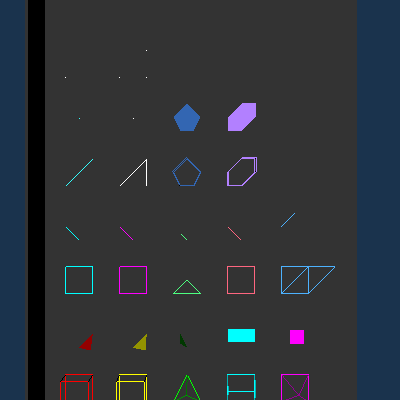

Write Python code to recreate this figure.
#!/usr/bin/env python

# Contour every standard cell type (voxel, hexahedron, tetra, wedge,
# pyramid, pixel, quad, triangle, polygon, triangle strip, line,
# polyline, vertex, polyvertex, pentagonal prism, hexagonal prism)
# with wireframe and contour actors on a backdrop.

# Factory overrides
import vtkmodules.vtkInteractionStyle  # noqa: F401
import vtkmodules.vtkRenderingOpenGL2  # noqa: F401

from vtkmodules.vtkCommonCore import (
    vtkFloatArray,
    vtkPoints,
)
from vtkmodules.vtkCommonDataModel import (
    vtkHexagonalPrism,
    vtkHexahedron,
    vtkLine,
    vtkPentagonalPrism,
    vtkPixel,
    vtkPolyLine,
    vtkPolyVertex,
    vtkPolygon,
    vtkPyramid,
    vtkQuad,
    vtkTetra,
    vtkTriangle,
    vtkTriangleStrip,
    vtkUnstructuredGrid,
    vtkVertex,
    vtkVoxel,
    vtkWedge,
)
from vtkmodules.vtkFiltersCore import vtkContourFilter
from vtkmodules.vtkFiltersSources import vtkCubeSource
from vtkmodules.vtkRenderingCore import (
    vtkActor,
    vtkDataSetMapper,
    vtkPolyDataMapper,
    vtkRenderWindow,
    vtkRenderWindowInteractor,
    vtkRenderer,
)

# Remove all cullers so single vertex actors will render
renderer = vtkRenderer()
renderer.GetCullers().RemoveAllItems()

# --- Voxel ---
voxel_points = vtkPoints()
voxel_points.SetNumberOfPoints(8)
voxel_points.InsertPoint(0, 0, 0, 0)
voxel_points.InsertPoint(1, 1, 0, 0)
voxel_points.InsertPoint(2, 0, 1, 0)
voxel_points.InsertPoint(3, 1, 1, 0)
voxel_points.InsertPoint(4, 0, 0, 1)
voxel_points.InsertPoint(5, 1, 0, 1)
voxel_points.InsertPoint(6, 0, 1, 1)
voxel_points.InsertPoint(7, 1, 1, 1)
voxel_scalars = vtkFloatArray()
voxel_scalars.SetNumberOfTuples(8)
for i, v in enumerate([0, 1, 0, 0, 0, 0, 0, 0]):
    voxel_scalars.InsertValue(i, v)
a_voxel = vtkVoxel()
for i in range(8):
    a_voxel.GetPointIds().SetId(i, i)
a_voxel_grid = vtkUnstructuredGrid()
a_voxel_grid.Allocate(1, 1)
a_voxel_grid.InsertNextCell(a_voxel.GetCellType(), a_voxel.GetPointIds())
a_voxel_grid.SetPoints(voxel_points)
a_voxel_grid.GetPointData().SetScalars(voxel_scalars)
voxel_contours = vtkContourFilter()
voxel_contours.SetInputData(a_voxel_grid)
voxel_contours.SetValue(0, 0.5)
a_voxel_contour_mapper = vtkDataSetMapper()
a_voxel_contour_mapper.SetInputConnection(voxel_contours.GetOutputPort())
a_voxel_contour_mapper.ScalarVisibilityOff()
a_voxel_mapper = vtkDataSetMapper()
a_voxel_mapper.SetInputData(a_voxel_grid)
a_voxel_mapper.ScalarVisibilityOff()
a_voxel_actor = vtkActor()
a_voxel_actor.SetMapper(a_voxel_mapper)
a_voxel_actor.GetProperty().SetRepresentationToWireframe()
a_voxel_contour_actor = vtkActor()
a_voxel_contour_actor.SetMapper(a_voxel_contour_mapper)
a_voxel_contour_actor.GetProperty().BackfaceCullingOn()

# --- Hexahedron ---
hex_points = vtkPoints()
hex_points.SetNumberOfPoints(8)
hex_points.InsertPoint(0, 0, 0, 0)
hex_points.InsertPoint(1, 1, 0, 0)
hex_points.InsertPoint(2, 1, 1, 0)
hex_points.InsertPoint(3, 0, 1, 0)
hex_points.InsertPoint(4, 0, 0, 1)
hex_points.InsertPoint(5, 1, 0, 1)
hex_points.InsertPoint(6, 1, 1, 1)
hex_points.InsertPoint(7, 0, 1, 1)
hex_scalars = vtkFloatArray()
hex_scalars.SetNumberOfTuples(8)
for i, v in enumerate([0, 1, 0, 0, 0, 0, 0, 0]):
    hex_scalars.InsertValue(i, v)
a_hex = vtkHexahedron()
for i in range(8):
    a_hex.GetPointIds().SetId(i, i)
a_hex_grid = vtkUnstructuredGrid()
a_hex_grid.Allocate(1, 1)
a_hex_grid.InsertNextCell(a_hex.GetCellType(), a_hex.GetPointIds())
a_hex_grid.SetPoints(hex_points)
a_hex_grid.GetPointData().SetScalars(hex_scalars)
hex_contours = vtkContourFilter()
hex_contours.SetInputData(a_hex_grid)
hex_contours.SetValue(0, 0.5)
a_hex_contour_mapper = vtkDataSetMapper()
a_hex_contour_mapper.SetInputConnection(hex_contours.GetOutputPort())
a_hex_contour_mapper.ScalarVisibilityOff()
a_hex_mapper = vtkDataSetMapper()
a_hex_mapper.SetInputData(a_hex_grid)
a_hex_mapper.ScalarVisibilityOff()
a_hex_actor = vtkActor()
a_hex_actor.SetMapper(a_hex_mapper)
a_hex_actor.GetProperty().BackfaceCullingOn()
a_hex_actor.GetProperty().SetRepresentationToWireframe()
a_hex_contour_actor = vtkActor()
a_hex_contour_actor.SetMapper(a_hex_contour_mapper)
a_hex_contour_actor.GetProperty().BackfaceCullingOn()

# --- Tetra ---
tetra_points = vtkPoints()
tetra_points.SetNumberOfPoints(4)
tetra_points.InsertPoint(0, 0, 0, 0)
tetra_points.InsertPoint(1, 1, 0, 0)
tetra_points.InsertPoint(2, 0.5, 1, 0)
tetra_points.InsertPoint(3, 0.5, 0.5, 1)
tetra_scalars = vtkFloatArray()
tetra_scalars.SetNumberOfTuples(4)
for i, v in enumerate([1, 0, 0, 0]):
    tetra_scalars.InsertValue(i, v)
a_tetra = vtkTetra()
for i in range(4):
    a_tetra.GetPointIds().SetId(i, i)
a_tetra_grid = vtkUnstructuredGrid()
a_tetra_grid.Allocate(1, 1)
a_tetra_grid.InsertNextCell(a_tetra.GetCellType(), a_tetra.GetPointIds())
a_tetra_grid.SetPoints(tetra_points)
a_tetra_grid.GetPointData().SetScalars(tetra_scalars)
tetra_contours = vtkContourFilter()
tetra_contours.SetInputData(a_tetra_grid)
tetra_contours.SetValue(0, 0.5)
a_tetra_contour_mapper = vtkDataSetMapper()
a_tetra_contour_mapper.SetInputConnection(tetra_contours.GetOutputPort())
a_tetra_contour_mapper.ScalarVisibilityOff()
a_tetra_mapper = vtkDataSetMapper()
a_tetra_mapper.SetInputData(a_tetra_grid)
a_tetra_mapper.ScalarVisibilityOff()
a_tetra_contour_actor = vtkActor()
a_tetra_contour_actor.SetMapper(a_tetra_contour_mapper)
a_tetra_actor = vtkActor()
a_tetra_actor.SetMapper(a_tetra_mapper)
a_tetra_actor.GetProperty().SetRepresentationToWireframe()

# --- Wedge ---
wedge_points = vtkPoints()
wedge_points.SetNumberOfPoints(6)
wedge_points.InsertPoint(0, 0, 1, 0)
wedge_points.InsertPoint(1, 0, 0, 0)
wedge_points.InsertPoint(2, 0, 0.5, 0.5)
wedge_points.InsertPoint(3, 1, 1, 0)
wedge_points.InsertPoint(4, 1, 0, 0)
wedge_points.InsertPoint(5, 1, 0.5, 0.5)
wedge_scalars = vtkFloatArray()
wedge_scalars.SetNumberOfTuples(6)
for i, v in enumerate([1, 1, 0, 1, 1, 0]):
    wedge_scalars.InsertValue(i, v)
a_wedge = vtkWedge()
for i in range(6):
    a_wedge.GetPointIds().SetId(i, i)
a_wedge_grid = vtkUnstructuredGrid()
a_wedge_grid.Allocate(1, 1)
a_wedge_grid.InsertNextCell(a_wedge.GetCellType(), a_wedge.GetPointIds())
a_wedge_grid.SetPoints(wedge_points)
a_wedge_grid.GetPointData().SetScalars(wedge_scalars)
wedge_contours = vtkContourFilter()
wedge_contours.SetInputData(a_wedge_grid)
wedge_contours.SetValue(0, 0.5)
a_wedge_contour_mapper = vtkDataSetMapper()
a_wedge_contour_mapper.SetInputConnection(wedge_contours.GetOutputPort())
a_wedge_contour_mapper.ScalarVisibilityOff()
a_wedge_mapper = vtkDataSetMapper()
a_wedge_mapper.SetInputData(a_wedge_grid)
a_wedge_mapper.ScalarVisibilityOff()
a_wedge_contour_actor = vtkActor()
a_wedge_contour_actor.SetMapper(a_wedge_contour_mapper)
a_wedge_actor = vtkActor()
a_wedge_actor.SetMapper(a_wedge_mapper)
a_wedge_actor.GetProperty().SetRepresentationToWireframe()

# --- Pyramid ---
pyramid_points = vtkPoints()
pyramid_points.SetNumberOfPoints(5)
pyramid_points.InsertPoint(0, 0, 0, 0)
pyramid_points.InsertPoint(1, 1, 0, 0)
pyramid_points.InsertPoint(2, 1, 1, 0)
pyramid_points.InsertPoint(3, 0, 1, 0)
pyramid_points.InsertPoint(4, 0.5, 0.5, 1)
pyramid_scalars = vtkFloatArray()
pyramid_scalars.SetNumberOfTuples(5)
for i, v in enumerate([1, 1, 1, 1, 0]):
    pyramid_scalars.InsertValue(i, v)
a_pyramid = vtkPyramid()
for i in range(5):
    a_pyramid.GetPointIds().SetId(i, i)
a_pyramid_grid = vtkUnstructuredGrid()
a_pyramid_grid.Allocate(1, 1)
a_pyramid_grid.InsertNextCell(a_pyramid.GetCellType(), a_pyramid.GetPointIds())
a_pyramid_grid.SetPoints(pyramid_points)
a_pyramid_grid.GetPointData().SetScalars(pyramid_scalars)
pyramid_contours = vtkContourFilter()
pyramid_contours.SetInputData(a_pyramid_grid)
pyramid_contours.SetValue(0, 0.5)
a_pyramid_contour_mapper = vtkDataSetMapper()
a_pyramid_contour_mapper.SetInputConnection(pyramid_contours.GetOutputPort())
a_pyramid_contour_mapper.ScalarVisibilityOff()
a_pyramid_mapper = vtkDataSetMapper()
a_pyramid_mapper.SetInputData(a_pyramid_grid)
a_pyramid_mapper.ScalarVisibilityOff()
a_pyramid_contour_actor = vtkActor()
a_pyramid_contour_actor.SetMapper(a_pyramid_contour_mapper)
a_pyramid_actor = vtkActor()
a_pyramid_actor.SetMapper(a_pyramid_mapper)
a_pyramid_actor.GetProperty().SetRepresentationToWireframe()

# --- Pixel ---
pixel_points = vtkPoints()
pixel_points.SetNumberOfPoints(4)
pixel_points.InsertPoint(0, 0, 0, 0)
pixel_points.InsertPoint(1, 1, 0, 0)
pixel_points.InsertPoint(2, 0, 1, 0)
pixel_points.InsertPoint(3, 1, 1, 0)
pixel_scalars = vtkFloatArray()
pixel_scalars.SetNumberOfTuples(4)
for i, v in enumerate([1, 0, 0, 0]):
    pixel_scalars.InsertValue(i, v)
a_pixel = vtkPixel()
for i in range(4):
    a_pixel.GetPointIds().SetId(i, i)
a_pixel_grid = vtkUnstructuredGrid()
a_pixel_grid.Allocate(1, 1)
a_pixel_grid.InsertNextCell(a_pixel.GetCellType(), a_pixel.GetPointIds())
a_pixel_grid.SetPoints(pixel_points)
a_pixel_grid.GetPointData().SetScalars(pixel_scalars)
pixel_contours = vtkContourFilter()
pixel_contours.SetInputData(a_pixel_grid)
pixel_contours.SetValue(0, 0.5)
a_pixel_contour_mapper = vtkDataSetMapper()
a_pixel_contour_mapper.SetInputConnection(pixel_contours.GetOutputPort())
a_pixel_contour_mapper.ScalarVisibilityOff()
a_pixel_mapper = vtkDataSetMapper()
a_pixel_mapper.SetInputData(a_pixel_grid)
a_pixel_mapper.ScalarVisibilityOff()
a_pixel_contour_actor = vtkActor()
a_pixel_contour_actor.SetMapper(a_pixel_contour_mapper)
a_pixel_actor = vtkActor()
a_pixel_actor.SetMapper(a_pixel_mapper)
a_pixel_actor.GetProperty().BackfaceCullingOn()
a_pixel_actor.GetProperty().SetRepresentationToWireframe()

# --- Quad ---
quad_points = vtkPoints()
quad_points.SetNumberOfPoints(4)
quad_points.InsertPoint(0, 0, 0, 0)
quad_points.InsertPoint(1, 1, 0, 0)
quad_points.InsertPoint(2, 1, 1, 0)
quad_points.InsertPoint(3, 0, 1, 0)
quad_scalars = vtkFloatArray()
quad_scalars.SetNumberOfTuples(4)
for i, v in enumerate([1, 0, 0, 0]):
    quad_scalars.InsertValue(i, v)
a_quad = vtkQuad()
for i in range(4):
    a_quad.GetPointIds().SetId(i, i)
a_quad_grid = vtkUnstructuredGrid()
a_quad_grid.Allocate(1, 1)
a_quad_grid.InsertNextCell(a_quad.GetCellType(), a_quad.GetPointIds())
a_quad_grid.SetPoints(quad_points)
a_quad_grid.GetPointData().SetScalars(quad_scalars)
quad_contours = vtkContourFilter()
quad_contours.SetInputData(a_quad_grid)
quad_contours.SetValue(0, 0.5)
a_quad_contour_mapper = vtkDataSetMapper()
a_quad_contour_mapper.SetInputConnection(quad_contours.GetOutputPort())
a_quad_contour_mapper.ScalarVisibilityOff()
a_quad_mapper = vtkDataSetMapper()
a_quad_mapper.SetInputData(a_quad_grid)
a_quad_mapper.ScalarVisibilityOff()
a_quad_contour_actor = vtkActor()
a_quad_contour_actor.SetMapper(a_quad_contour_mapper)
a_quad_actor = vtkActor()
a_quad_actor.SetMapper(a_quad_mapper)
a_quad_actor.GetProperty().BackfaceCullingOn()
a_quad_actor.GetProperty().SetRepresentationToWireframe()

# --- Triangle ---
triangle_points = vtkPoints()
triangle_points.SetNumberOfPoints(3)
triangle_points.InsertPoint(0, 0, 0, 0)
triangle_points.InsertPoint(1, 1, 0, 0)
triangle_points.InsertPoint(2, 0.5, 0.5, 0)
triangle_scalars = vtkFloatArray()
triangle_scalars.SetNumberOfTuples(3)
for i, v in enumerate([1, 0, 0]):
    triangle_scalars.InsertValue(i, v)
a_triangle = vtkTriangle()
for i in range(3):
    a_triangle.GetPointIds().SetId(i, i)
a_triangle_grid = vtkUnstructuredGrid()
a_triangle_grid.Allocate(1, 1)
a_triangle_grid.InsertNextCell(a_triangle.GetCellType(), a_triangle.GetPointIds())
a_triangle_grid.SetPoints(triangle_points)
a_triangle_grid.GetPointData().SetScalars(triangle_scalars)
triangle_contours = vtkContourFilter()
triangle_contours.SetInputData(a_triangle_grid)
triangle_contours.SetValue(0, 0.5)
a_triangle_contour_mapper = vtkDataSetMapper()
a_triangle_contour_mapper.SetInputConnection(triangle_contours.GetOutputPort())
a_triangle_contour_mapper.ScalarVisibilityOff()
a_triangle_contour_actor = vtkActor()
a_triangle_contour_actor.SetMapper(a_triangle_contour_mapper)
a_triangle_mapper = vtkDataSetMapper()
a_triangle_mapper.SetInputData(a_triangle_grid)
a_triangle_mapper.ScalarVisibilityOff()
a_triangle_actor = vtkActor()
a_triangle_actor.SetMapper(a_triangle_mapper)
a_triangle_actor.GetProperty().BackfaceCullingOn()
a_triangle_actor.GetProperty().SetRepresentationToWireframe()

# --- Polygon ---
polygon_points = vtkPoints()
polygon_points.SetNumberOfPoints(4)
polygon_points.InsertPoint(0, 0, 0, 0)
polygon_points.InsertPoint(1, 1, 0, 0)
polygon_points.InsertPoint(2, 1, 1, 0)
polygon_points.InsertPoint(3, 0, 1, 0)
polygon_scalars = vtkFloatArray()
polygon_scalars.SetNumberOfTuples(4)
for i, v in enumerate([1, 0, 0, 0]):
    polygon_scalars.InsertValue(i, v)
a_polygon = vtkPolygon()
a_polygon.GetPointIds().SetNumberOfIds(4)
for i in range(4):
    a_polygon.GetPointIds().SetId(i, i)
a_polygon_grid = vtkUnstructuredGrid()
a_polygon_grid.Allocate(1, 1)
a_polygon_grid.InsertNextCell(a_polygon.GetCellType(), a_polygon.GetPointIds())
a_polygon_grid.SetPoints(polygon_points)
a_polygon_grid.GetPointData().SetScalars(polygon_scalars)
polygon_contours = vtkContourFilter()
polygon_contours.SetInputData(a_polygon_grid)
polygon_contours.SetValue(0, 0.5)
a_polygon_contour_mapper = vtkDataSetMapper()
a_polygon_contour_mapper.SetInputConnection(polygon_contours.GetOutputPort())
a_polygon_contour_mapper.ScalarVisibilityOff()
a_polygon_mapper = vtkDataSetMapper()
a_polygon_mapper.SetInputData(a_polygon_grid)
a_polygon_mapper.ScalarVisibilityOff()
a_polygon_contour_actor = vtkActor()
a_polygon_contour_actor.SetMapper(a_polygon_contour_mapper)
a_polygon_actor = vtkActor()
a_polygon_actor.SetMapper(a_polygon_mapper)
a_polygon_actor.GetProperty().BackfaceCullingOn()
a_polygon_actor.GetProperty().SetRepresentationToWireframe()

# --- Triangle Strip ---
tri_strip_points = vtkPoints()
tri_strip_points.SetNumberOfPoints(5)
tri_strip_points.InsertPoint(0, 0, 1, 0)
tri_strip_points.InsertPoint(1, 0, 0, 0)
tri_strip_points.InsertPoint(2, 1, 1, 0)
tri_strip_points.InsertPoint(3, 1, 0, 0)
tri_strip_points.InsertPoint(4, 2, 1, 0)
tri_strip_scalars = vtkFloatArray()
tri_strip_scalars.SetNumberOfTuples(5)
for i, v in enumerate([1, 0, 0, 0, 0]):
    tri_strip_scalars.InsertValue(i, v)
a_tri_strip = vtkTriangleStrip()
a_tri_strip.GetPointIds().SetNumberOfIds(5)
for i in range(5):
    a_tri_strip.GetPointIds().SetId(i, i)
a_tri_strip_grid = vtkUnstructuredGrid()
a_tri_strip_grid.Allocate(1, 1)
a_tri_strip_grid.InsertNextCell(a_tri_strip.GetCellType(), a_tri_strip.GetPointIds())
a_tri_strip_grid.SetPoints(tri_strip_points)
a_tri_strip_grid.GetPointData().SetScalars(tri_strip_scalars)
tri_strip_contours = vtkContourFilter()
tri_strip_contours.SetInputData(a_tri_strip_grid)
tri_strip_contours.SetValue(0, 0.5)
a_tri_strip_mapper = vtkDataSetMapper()
a_tri_strip_mapper.SetInputData(a_tri_strip_grid)
a_tri_strip_mapper.ScalarVisibilityOff()
a_tri_strip_contour_mapper = vtkDataSetMapper()
a_tri_strip_contour_mapper.SetInputConnection(tri_strip_contours.GetOutputPort())
a_tri_strip_contour_mapper.ScalarVisibilityOff()
a_tri_strip_contour_actor = vtkActor()
a_tri_strip_contour_actor.SetMapper(a_tri_strip_contour_mapper)
a_tri_strip_actor = vtkActor()
a_tri_strip_actor.SetMapper(a_tri_strip_mapper)
a_tri_strip_actor.GetProperty().BackfaceCullingOn()
a_tri_strip_actor.GetProperty().SetRepresentationToWireframe()

# --- Line ---
line_points = vtkPoints()
line_points.SetNumberOfPoints(2)
line_points.InsertPoint(0, 0, 0, 0)
line_points.InsertPoint(1, 1, 1, 0)
line_scalars = vtkFloatArray()
line_scalars.SetNumberOfTuples(2)
line_scalars.InsertValue(0, 1)
line_scalars.InsertValue(1, 0)
a_line = vtkLine()
a_line.GetPointIds().SetId(0, 0)
a_line.GetPointIds().SetId(1, 1)
a_line_grid = vtkUnstructuredGrid()
a_line_grid.Allocate(1, 1)
a_line_grid.InsertNextCell(a_line.GetCellType(), a_line.GetPointIds())
a_line_grid.SetPoints(line_points)
a_line_grid.GetPointData().SetScalars(line_scalars)
line_contours = vtkContourFilter()
line_contours.SetInputData(a_line_grid)
line_contours.SetValue(0, 0.5)
a_line_contour_mapper = vtkDataSetMapper()
a_line_contour_mapper.SetInputConnection(line_contours.GetOutputPort())
a_line_contour_mapper.ScalarVisibilityOff()
a_line_contour_actor = vtkActor()
a_line_contour_actor.SetMapper(a_line_contour_mapper)
a_line_mapper = vtkDataSetMapper()
a_line_mapper.SetInputData(a_line_grid)
a_line_mapper.ScalarVisibilityOff()
a_line_actor = vtkActor()
a_line_actor.SetMapper(a_line_mapper)
a_line_actor.GetProperty().BackfaceCullingOn()
a_line_actor.GetProperty().SetRepresentationToWireframe()

# --- Polyline ---
poly_line_points = vtkPoints()
poly_line_points.SetNumberOfPoints(3)
poly_line_points.InsertPoint(0, 0, 0, 0)
poly_line_points.InsertPoint(1, 1, 1, 0)
poly_line_points.InsertPoint(2, 1, 0, 0)
poly_line_scalars = vtkFloatArray()
poly_line_scalars.SetNumberOfTuples(3)
for i, v in enumerate([1, 0, 0]):
    poly_line_scalars.InsertValue(i, v)
a_poly_line = vtkPolyLine()
a_poly_line.GetPointIds().SetNumberOfIds(3)
for i in range(3):
    a_poly_line.GetPointIds().SetId(i, i)
a_poly_line_grid = vtkUnstructuredGrid()
a_poly_line_grid.Allocate(1, 1)
a_poly_line_grid.InsertNextCell(a_poly_line.GetCellType(), a_poly_line.GetPointIds())
a_poly_line_grid.SetPoints(poly_line_points)
a_poly_line_grid.GetPointData().SetScalars(poly_line_scalars)
poly_line_contours = vtkContourFilter()
poly_line_contours.SetInputData(a_poly_line_grid)
poly_line_contours.SetValue(0, 0.5)
a_poly_line_contour_mapper = vtkDataSetMapper()
a_poly_line_contour_mapper.SetInputConnection(poly_line_contours.GetOutputPort())
a_poly_line_contour_mapper.ScalarVisibilityOff()
a_poly_line_contour_actor = vtkActor()
a_poly_line_contour_actor.SetMapper(a_poly_line_contour_mapper)
a_poly_line_mapper = vtkDataSetMapper()
a_poly_line_mapper.SetInputData(a_poly_line_grid)
a_poly_line_mapper.ScalarVisibilityOff()
a_poly_line_actor = vtkActor()
a_poly_line_actor.SetMapper(a_poly_line_mapper)
a_poly_line_actor.GetProperty().BackfaceCullingOn()
a_poly_line_actor.GetProperty().SetRepresentationToWireframe()

# --- Vertex ---
vertex_points = vtkPoints()
vertex_points.SetNumberOfPoints(1)
vertex_points.InsertPoint(0, 0, 0, 0)
vertex_scalars = vtkFloatArray()
vertex_scalars.SetNumberOfTuples(1)
vertex_scalars.InsertValue(0, 1)
a_vertex = vtkVertex()
a_vertex.GetPointIds().SetId(0, 0)
a_vertex_grid = vtkUnstructuredGrid()
a_vertex_grid.Allocate(1, 1)
a_vertex_grid.InsertNextCell(a_vertex.GetCellType(), a_vertex.GetPointIds())
a_vertex_grid.SetPoints(vertex_points)
a_vertex_grid.GetPointData().SetScalars(vertex_scalars)
vertex_contours = vtkContourFilter()
vertex_contours.SetInputData(a_vertex_grid)
vertex_contours.SetValue(0, 1)
a_vertex_contour_mapper = vtkDataSetMapper()
a_vertex_contour_mapper.SetInputConnection(vertex_contours.GetOutputPort())
a_vertex_contour_mapper.ScalarVisibilityOff()
a_vertex_contour_actor = vtkActor()
a_vertex_contour_actor.SetMapper(a_vertex_contour_mapper)
a_vertex_contour_actor.GetProperty().SetRepresentationToWireframe()
a_vertex_mapper = vtkDataSetMapper()
a_vertex_mapper.SetInputData(a_vertex_grid)
a_vertex_mapper.ScalarVisibilityOff()
a_vertex_actor = vtkActor()
a_vertex_actor.SetMapper(a_vertex_mapper)
a_vertex_actor.GetProperty().BackfaceCullingOn()

# --- Poly Vertex ---
poly_vertex_points = vtkPoints()
poly_vertex_points.SetNumberOfPoints(3)
poly_vertex_points.InsertPoint(0, 0, 0, 0)
poly_vertex_points.InsertPoint(1, 1, 0, 0)
poly_vertex_points.InsertPoint(2, 1, 1, 0)
poly_vertex_scalars = vtkFloatArray()
poly_vertex_scalars.SetNumberOfTuples(3)
for i, v in enumerate([1, 0, 0]):
    poly_vertex_scalars.InsertValue(i, v)
a_poly_vertex = vtkPolyVertex()
a_poly_vertex.GetPointIds().SetNumberOfIds(3)
for i in range(3):
    a_poly_vertex.GetPointIds().SetId(i, i)
a_poly_vertex_grid = vtkUnstructuredGrid()
a_poly_vertex_grid.Allocate(1, 1)
a_poly_vertex_grid.InsertNextCell(a_poly_vertex.GetCellType(), a_poly_vertex.GetPointIds())
a_poly_vertex_grid.SetPoints(poly_vertex_points)
a_poly_vertex_grid.GetPointData().SetScalars(poly_vertex_scalars)
poly_vertex_contours = vtkContourFilter()
poly_vertex_contours.SetInputData(a_poly_vertex_grid)
poly_vertex_contours.SetValue(0, 0)
a_poly_vertex_contour_mapper = vtkDataSetMapper()
a_poly_vertex_contour_mapper.SetInputConnection(poly_vertex_contours.GetOutputPort())
a_poly_vertex_contour_mapper.ScalarVisibilityOff()
a_poly_vertex_contour_actor = vtkActor()
a_poly_vertex_contour_actor.SetMapper(a_poly_vertex_contour_mapper)
a_poly_vertex_contour_actor.GetProperty().SetRepresentationToWireframe()
a_poly_vertex_mapper = vtkDataSetMapper()
a_poly_vertex_mapper.SetInputData(a_poly_vertex_grid)
a_poly_vertex_mapper.ScalarVisibilityOff()
a_poly_vertex_actor = vtkActor()
a_poly_vertex_actor.SetMapper(a_poly_vertex_mapper)

# --- Pentagonal Prism ---
penta_points = vtkPoints()
penta_points.SetNumberOfPoints(10)
penta_points.InsertPoint(0, 0.25, 0.0, 0.0)
penta_points.InsertPoint(1, 0.75, 0.0, 0.0)
penta_points.InsertPoint(2, 1.0, 0.5, 0.0)
penta_points.InsertPoint(3, 0.5, 1.0, 0.0)
penta_points.InsertPoint(4, 0.0, 0.5, 0.0)
penta_points.InsertPoint(5, 0.25, 0.0, 1.0)
penta_points.InsertPoint(6, 0.75, 0.0, 1.0)
penta_points.InsertPoint(7, 1.0, 0.5, 1.0)
penta_points.InsertPoint(8, 0.5, 1.0, 1.0)
penta_points.InsertPoint(9, 0.0, 0.5, 1.0)
penta_scalars = vtkFloatArray()
penta_scalars.SetNumberOfTuples(10)
for i, v in enumerate([1, 1, 1, 1, 1, 0, 0, 0, 0, 0]):
    penta_scalars.InsertValue(i, v)
a_penta = vtkPentagonalPrism()
for i in range(10):
    a_penta.GetPointIds().SetId(i, i)
a_penta_grid = vtkUnstructuredGrid()
a_penta_grid.Allocate(1, 1)
a_penta_grid.InsertNextCell(a_penta.GetCellType(), a_penta.GetPointIds())
a_penta_grid.SetPoints(penta_points)
a_penta_grid.GetPointData().SetScalars(penta_scalars)
penta_contours = vtkContourFilter()
penta_contours.SetInputData(a_penta_grid)
penta_contours.SetValue(0, 0.5)
a_penta_contour_mapper = vtkDataSetMapper()
a_penta_contour_mapper.SetInputConnection(penta_contours.GetOutputPort())
a_penta_contour_mapper.ScalarVisibilityOff()
a_penta_mapper = vtkDataSetMapper()
a_penta_mapper.SetInputData(a_penta_grid)
a_penta_mapper.ScalarVisibilityOff()
a_penta_actor = vtkActor()
a_penta_actor.SetMapper(a_penta_mapper)
a_penta_actor.GetProperty().BackfaceCullingOn()
a_penta_actor.GetProperty().SetRepresentationToWireframe()
a_penta_contour_actor = vtkActor()
a_penta_contour_actor.SetMapper(a_penta_contour_mapper)
a_penta_contour_actor.GetProperty().BackfaceCullingOn()

# --- Hexagonal Prism ---
hexa_points = vtkPoints()
hexa_points.SetNumberOfPoints(12)
hexa_points.InsertPoint(0, 0.0, 0.0, 0.0)
hexa_points.InsertPoint(1, 0.5, 0.0, 0.0)
hexa_points.InsertPoint(2, 1.0, 0.5, 0.0)
hexa_points.InsertPoint(3, 1.0, 1.0, 0.0)
hexa_points.InsertPoint(4, 0.5, 1.0, 0.0)
hexa_points.InsertPoint(5, 0.0, 0.5, 0.0)
hexa_points.InsertPoint(6, 0.0, 0.0, 1.0)
hexa_points.InsertPoint(7, 0.5, 0.0, 1.0)
hexa_points.InsertPoint(8, 1.0, 0.5, 1.0)
hexa_points.InsertPoint(9, 1.0, 1.0, 1.0)
hexa_points.InsertPoint(10, 0.5, 1.0, 1.0)
hexa_points.InsertPoint(11, 0.0, 0.5, 1.0)
hexa_scalars = vtkFloatArray()
hexa_scalars.SetNumberOfTuples(12)
for i, v in enumerate([1, 1, 1, 1, 1, 1, 0, 0, 0, 0, 0, 0]):
    hexa_scalars.InsertValue(i, v)
a_hexa = vtkHexagonalPrism()
for i in range(12):
    a_hexa.GetPointIds().SetId(i, i)
a_hexa_grid = vtkUnstructuredGrid()
a_hexa_grid.Allocate(1, 1)
a_hexa_grid.InsertNextCell(a_hexa.GetCellType(), a_hexa.GetPointIds())
a_hexa_grid.SetPoints(hexa_points)
a_hexa_grid.GetPointData().SetScalars(hexa_scalars)
hexa_contours = vtkContourFilter()
hexa_contours.SetInputData(a_hexa_grid)
hexa_contours.SetValue(0, 0.5)
a_hexa_contour_mapper = vtkDataSetMapper()
a_hexa_contour_mapper.SetInputConnection(hexa_contours.GetOutputPort())
a_hexa_contour_mapper.ScalarVisibilityOff()
a_hexa_mapper = vtkDataSetMapper()
a_hexa_mapper.SetInputData(a_hexa_grid)
a_hexa_mapper.ScalarVisibilityOff()
a_hexa_actor = vtkActor()
a_hexa_actor.SetMapper(a_hexa_mapper)
a_hexa_actor.GetProperty().BackfaceCullingOn()
a_hexa_actor.GetProperty().SetRepresentationToWireframe()
a_hexa_contour_actor = vtkActor()
a_hexa_contour_actor.SetMapper(a_hexa_contour_mapper)
a_hexa_contour_actor.GetProperty().BackfaceCullingOn()

# Set colors and add to renderer
renderer.SetBackground(0.1, 0.2, 0.3)

# Row 0: 3D cells
renderer.AddActor(a_voxel_actor)
a_voxel_actor.GetProperty().SetDiffuseColor(1, 0, 0)
renderer.AddActor(a_voxel_contour_actor)
a_voxel_contour_actor.GetProperty().SetDiffuseColor(1, 0, 0)

renderer.AddActor(a_hex_actor)
a_hex_actor.GetProperty().SetDiffuseColor(1, 1, 0)
renderer.AddActor(a_hex_contour_actor)
a_hex_contour_actor.GetProperty().SetDiffuseColor(1, 1, 0)

renderer.AddActor(a_tetra_actor)
a_tetra_actor.GetProperty().SetDiffuseColor(0, 1, 0)
renderer.AddActor(a_tetra_contour_actor)
a_tetra_contour_actor.GetProperty().SetDiffuseColor(0, 1, 0)

renderer.AddActor(a_wedge_actor)
a_wedge_actor.GetProperty().SetDiffuseColor(0, 1, 1)
renderer.AddActor(a_wedge_contour_actor)
a_wedge_contour_actor.GetProperty().SetDiffuseColor(0, 1, 1)

renderer.AddActor(a_pyramid_actor)
a_pyramid_actor.GetProperty().SetDiffuseColor(1, 0, 1)
renderer.AddActor(a_pyramid_contour_actor)
a_pyramid_contour_actor.GetProperty().SetDiffuseColor(1, 0, 1)

# Row 1: 2D cells
renderer.AddActor(a_pixel_actor)
a_pixel_actor.GetProperty().SetDiffuseColor(0, 1, 1)
renderer.AddActor(a_pixel_contour_actor)
a_pixel_contour_actor.GetProperty().SetDiffuseColor(0, 1, 1)

renderer.AddActor(a_quad_actor)
a_quad_actor.GetProperty().SetDiffuseColor(1, 0, 1)
renderer.AddActor(a_quad_contour_actor)
a_quad_contour_actor.GetProperty().SetDiffuseColor(1, 0, 1)

renderer.AddActor(a_triangle_actor)
a_triangle_actor.GetProperty().SetDiffuseColor(0.3, 1, 0.5)
renderer.AddActor(a_triangle_contour_actor)
a_triangle_contour_actor.GetProperty().SetDiffuseColor(0.3, 1, 0.5)

renderer.AddActor(a_polygon_actor)
a_polygon_actor.GetProperty().SetDiffuseColor(1, 0.4, 0.5)
renderer.AddActor(a_polygon_contour_actor)
a_polygon_contour_actor.GetProperty().SetDiffuseColor(1, 0.4, 0.5)

renderer.AddActor(a_tri_strip_actor)
a_tri_strip_actor.GetProperty().SetDiffuseColor(0.3, 0.7, 1)
renderer.AddActor(a_tri_strip_contour_actor)
a_tri_strip_contour_actor.GetProperty().SetDiffuseColor(0.3, 0.7, 1)

# Row 2: 1D cells
renderer.AddActor(a_line_actor)
a_line_actor.GetProperty().SetDiffuseColor(0.2, 1, 1)
renderer.AddActor(a_line_contour_actor)
a_line_contour_actor.GetProperty().SetDiffuseColor(0.2, 1, 1)

renderer.AddActor(a_poly_line_actor)
a_poly_line_actor.GetProperty().SetDiffuseColor(1, 1, 1)
renderer.AddActor(a_poly_line_contour_actor)
a_poly_line_contour_actor.GetProperty().SetDiffuseColor(1, 1, 1)

# Row 3: 0D cells
renderer.AddActor(a_vertex_actor)
a_vertex_actor.GetProperty().SetDiffuseColor(1, 1, 1)
renderer.AddActor(a_vertex_contour_actor)
a_vertex_contour_actor.GetProperty().SetDiffuseColor(1, 1, 1)

renderer.AddActor(a_poly_vertex_actor)
a_poly_vertex_actor.GetProperty().SetDiffuseColor(1, 1, 1)
renderer.AddActor(a_poly_vertex_contour_actor)
a_poly_vertex_contour_actor.GetProperty().SetDiffuseColor(1, 1, 1)

# Row 2 continued: prisms
renderer.AddActor(a_penta_actor)
a_penta_actor.GetProperty().SetDiffuseColor(0.2, 0.4, 0.7)
renderer.AddActor(a_penta_contour_actor)
a_penta_contour_actor.GetProperty().SetDiffuseColor(0.2, 0.4, 0.7)

renderer.AddActor(a_hexa_actor)
a_hexa_actor.GetProperty().SetDiffuseColor(0.7, 0.5, 1)
renderer.AddActor(a_hexa_contour_actor)
a_hexa_contour_actor.GetProperty().SetDiffuseColor(0.7, 0.5, 1)

# Position actors in grid layout
a_voxel_contour_actor.AddPosition(0, 0, 0)
a_voxel_contour_actor.AddPosition(0, 2, 0)
a_hex_contour_actor.AddPosition(2, 0, 0)
a_hex_contour_actor.AddPosition(0, 2, 0)
a_hex_actor.AddPosition(2, 0, 0)
a_tetra_contour_actor.AddPosition(4, 0, 0)
a_tetra_contour_actor.AddPosition(0, 2, 0)
a_tetra_actor.AddPosition(4, 0, 0)
a_wedge_contour_actor.AddPosition(6, 0, 0)
a_wedge_contour_actor.AddPosition(0, 2, 0)
a_wedge_actor.AddPosition(6, 0, 0)
a_pyramid_contour_actor.AddPosition(8, 0, 0)
a_pyramid_contour_actor.AddPosition(0, 2, 0)
a_pyramid_actor.AddPosition(8, 0, 0)

a_pixel_contour_actor.AddPosition(0, 4, 0)
a_pixel_contour_actor.AddPosition(0, 2, 0)
a_pixel_actor.AddPosition(0, 4, 0)
a_quad_contour_actor.AddPosition(2, 4, 0)
a_quad_contour_actor.AddPosition(0, 2, 0)
a_quad_actor.AddPosition(2, 4, 0)
a_triangle_contour_actor.AddPosition(4, 4, 0)
a_triangle_contour_actor.AddPosition(0, 2, 0)
a_triangle_actor.AddPosition(4, 4, 0)
a_polygon_contour_actor.AddPosition(6, 4, 0)
a_polygon_contour_actor.AddPosition(0, 2, 0)
a_polygon_actor.AddPosition(6, 4, 0)
a_tri_strip_contour_actor.AddPosition(8, 4, 0)
a_tri_strip_contour_actor.AddPosition(0, 2, 0)
a_tri_strip_actor.AddPosition(8, 4, 0)

a_line_contour_actor.AddPosition(0, 8, 0)
a_line_contour_actor.AddPosition(0, 2, 0)
a_line_actor.AddPosition(0, 8, 0)
a_poly_line_contour_actor.AddPosition(2, 8, 0)
a_poly_line_contour_actor.AddPosition(0, 2, 0)
a_poly_line_actor.AddPosition(2, 8, 0)

a_vertex_contour_actor.AddPosition(0, 12, 0)
a_vertex_contour_actor.AddPosition(0, 2, 0)
a_vertex_actor.AddPosition(0, 12, 0)
a_poly_vertex_contour_actor.AddPosition(2, 12, 0)
a_poly_vertex_contour_actor.AddPosition(0, 2, 0)
a_poly_vertex_actor.AddPosition(2, 12, 0)

a_penta_contour_actor.AddPosition(4, 8, 0)
a_penta_contour_actor.AddPosition(0, 2, 0)
a_penta_actor.AddPosition(4, 8, 0)
a_hexa_contour_actor.AddPosition(6, 8, 0)
a_hexa_contour_actor.AddPosition(0, 2, 0)
a_hexa_actor.AddPosition(6, 8, 0)

# Backdrop: base plane
base_plane = vtkCubeSource()
base_plane.SetCenter(5.0, -1, 0.5)
base_plane.SetXLength(12)
base_plane.SetYLength(0.1)
base_plane.SetZLength(3)
base_mapper = vtkPolyDataMapper()
base_mapper.SetInputConnection(base_plane.GetOutputPort())
base_actor = vtkActor()
base_actor.SetMapper(base_mapper)
base_actor.GetProperty().SetDiffuseColor(0.2, 0.2, 0.2)
renderer.AddActor(base_actor)

# Backdrop: back plane
back_plane = vtkCubeSource()
back_plane.SetCenter(5.0, 7.5, -1)
back_plane.SetXLength(12)
back_plane.SetYLength(17)
back_plane.SetZLength(0.1)
back_mapper = vtkPolyDataMapper()
back_mapper.SetInputConnection(back_plane.GetOutputPort())
back_actor = vtkActor()
back_actor.SetMapper(back_mapper)
back_actor.GetProperty().SetDiffuseColor(0.2, 0.2, 0.2)
renderer.AddActor(back_actor)

# Backdrop: left plane
left_plane = vtkCubeSource()
left_plane.SetCenter(-1, 7.5, 0.5)
left_plane.SetXLength(0.1)
left_plane.SetYLength(17)
left_plane.SetZLength(3)
left_mapper = vtkPolyDataMapper()
left_mapper.SetInputConnection(left_plane.GetOutputPort())
left_actor = vtkActor()
left_actor.SetMapper(left_mapper)
left_actor.GetProperty().SetDiffuseColor(0.2, 0.2, 0.2)
renderer.AddActor(left_actor)

# Window
render_window = vtkRenderWindow()
render_window.AddRenderer(renderer)
render_window.SetSize(400, 400)
render_window.SetWindowName("contour cells")

# Scene
renderer.ResetCamera()
renderer.GetActiveCamera().Dolly(1.5)
renderer.ResetCameraClippingRange()

# Interactor
interactor = vtkRenderWindowInteractor()
interactor.SetRenderWindow(render_window)

interactor.Initialize()
interactor.Start()
